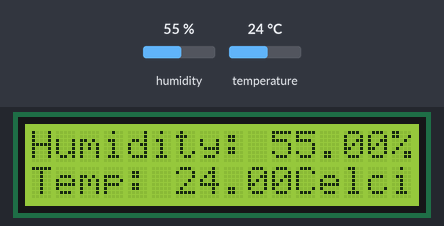
This program was run on a simulated Arduino Uno, built with avr-gcc and run on an emulated ATmega328P. Parts: 16×2 character LCD. The test bench sets the inputs (shaded band); at power-on: humidity 55 %, temperature 24 °C.

Above: at 1.2 s.
1.3 s: humidity set to 22 %
At 2.4 s:
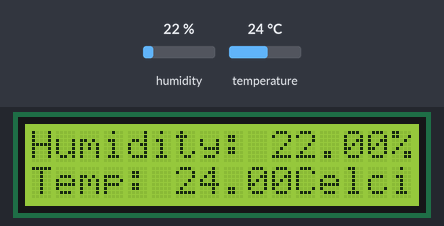
2.8 s: temperature set to 12 °C
At 3.8 s:
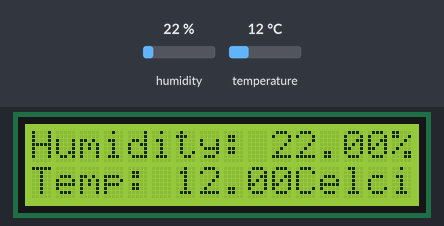
4.3 s: humidity set to 40 %
At 5.1 s:
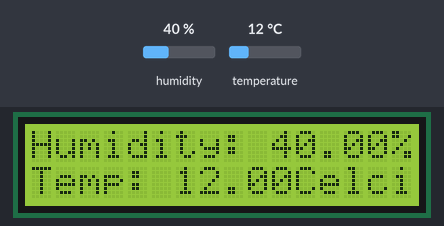
5.9 s: temperature set to 19 °C
At 6.3 s:
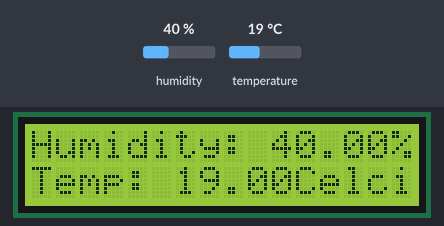
Timing chart, 0 to 8.4 s (numbered marks = the images above; inputs shaded):
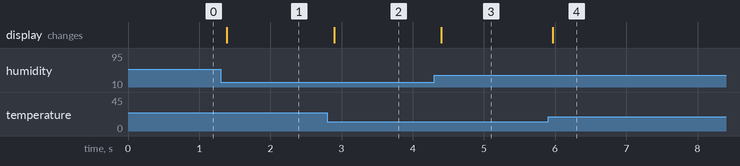

The program:

main.cpp
```cpp
#include <Arduino.h>

/* DHT-22 sensor with 12c 16x2 LCD with Arduino uno
   Temperature and humidity sensor displayed in LCD
   based on: http://www.ardumotive.com/how-to-use-dht-22-sensor-en.html and
   https://www.ardumotive.com/i2clcden.html for the i2c LCD library by Michalis Vasilakis
   Recompile by adhitadhitadhit
   Notes: use LCD i2c Library from link above, i'm not sure why but new Liquidcristal library from Francisco Malpartida  isn't working for me
   other thing, check your */

// Libraries

#include <LiquidCrystal_I2C.h> // LCD library using from  https://www.ardumotive.com/i2clcden.html for the i2c LCD library
#include <Wire.h>
#include <DHT20.h>

DHT20 DHT(&Wire);

// Constants

LiquidCrystal_I2C lcd(0x27, 16, 2); // set the LCD address to 0x27 after finding it from serial monitor (see comment above) for a 16 chars and 2 line display

// Variables
float hum;  // Stores humidity value
float temp; // Stores temperature value

void setup()
{
  DHT.begin(); //  ESP32 default pins 21 22
  Serial.begin(9600);
  lcd.init(); // initialize the lcd
  // Print a message to the LCD.
  lcd.backlight();
  lcd.setBacklight(HIGH);
}

void loop()
{

  // Print temp and humidity values to LCD

  if (millis() - DHT.lastRead() >= 1000)
  {
    // note no error checking
    hum=DHT.getHumidity();
    temp=DHT.getTemperature();

    DHT.read();
    lcd.setCursor(0, 0);
    lcd.print("Humidity: ");
    lcd.print(hum);
    lcd.print("%");
    lcd.setCursor(0, 1);
    lcd.print("Temp: ");
    lcd.print(temp);
    lcd.println("Celcius");

  }

  // delay(2000); //Delay 2 sec between temperature/humidity check.
}
```

Measured:
- after the input at 1.3 s, the display: changes after 0.09 s (image 1)
- after the input at 2.8 s, the display: changes after 0.10 s (image 2)
- after the input at 4.3 s, the display: changes after 0.10 s (image 3)
- after the input at 5.9 s, the display: changes after 0.07 s (image 4)
